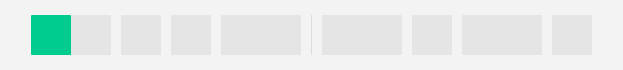
       <widget class="QWidget" name="uTopBar" native="true">
        <property name="sizePolicy">
         <sizepolicy hsizetype="Fixed" vsizetype="Fixed">
          <horstretch>0</horstretch>
          <verstretch>0</verstretch>
         </sizepolicy>
        </property>
        <property name="minimumSize">
         <size>
          <width>0</width>
          <height>70</height>
         </size>
        </property>
        <property name="maximumSize">
         <size>
          <width>16777215</width>
          <height>70</height>
         </size>
        </property>
        <property name="styleSheet">
         <string notr="true">QWidget {
        background: rgba(242, 242, 242, 242);
        border-radius: 3px;
}

QWidget:hover {
        background: rgb(242, 242, 242);
}

QPushButton {
        background: rgba(0, 0, 0, 15);
        padding: 5px;
        margin: 0;
        font: 12pt &quot;Source Sans Pro&quot;;
        border: none;
        border-radius: 1px;
}

QPushButton:hover {
        background: rgb(220, 220, 220);
}

QPushButton:pressed {
        background: rgb(200, 200, 200);
}

QPushButton:checked {
        background: rgb(0, 204, 143);
}

QToolTip
{
    background: rgb(242, 242, 242);
    color: rgb(0, 45, 50);
    border: none;
    font-family: 'Source Sans Pro';
    font-size: 14px;
}</string>
        </property>
        <layout class="QHBoxLayout" name="horizontalLayout">
         <property name="spacing">
          <number>0</number>
         </property>
         <item>
          <spacer name="horizontalSpacer_6">
           <property name="orientation">
            <enum>Qt::Horizontal</enum>
           </property>
           <property name="sizeHint" stdset="0">
            <size>
             <width>20</width>
             <height>20</height>
            </size>
           </property>
          </spacer>
         </item>
         <item>
          <widget class="IconToolButton" name="uEditButton">
           <property name="minimumSize">
            <size>
             <width>40</width>
             <height>40</height>
            </size>
           </property>
           <property name="maximumSize">
            <size>
             <width>40</width>
             <height>40</height>
            </size>
           </property>
           <property name="toolTip">
            <string>Edit tool [Esc]</string>
           </property>
           <property name="styleSheet">
            <string notr="true">/*IconToolButton:!checked {
        background: rgb(0, 39, 43);
}*/</string>
           </property>
           <property name="text">
            <string/>
           </property>
           <property name="icon">
            <iconset resource="resources.qrc">
             <normaloff>:/images/icons/edit_icon.png</normaloff>:/images/icons/edit_icon.png</iconset>
           </property>
           <property name="iconSize">
            <size>
             <width>22</width>
             <height>22</height>
            </size>
           </property>
           <property name="checkable">
            <bool>true</bool>
           </property>
           <property name="checked">
            <bool>true</bool>
           </property>
           <attribute name="buttonGroup">
            <string notr="true">uEditToolButtonGroup</string>
           </attribute>
          </widget>
         </item>
         <item>
          <widget class="IconToolButton" name="uWiringButton">
           <property name="minimumSize">
            <size>
             <width>40</width>
             <height>40</height>
            </size>
           </property>
           <property name="maximumSize">
            <size>
             <width>40</width>
             <height>40</height>
            </size>
           </property>
           <property name="toolTip">
            <string>Wiring tool</string>
           </property>
           <property name="styleSheet">
            <string notr="true">/*IconToolButton:!checked {
        background: rgb(0, 39, 43);
}*/</string>
           </property>
           <property name="text">
            <string/>
           </property>
           <property name="icon">
            <iconset resource="resources.qrc">
             <normaloff>:/images/icons/wire_icon.png</normaloff>:/images/icons/wire_icon.png</iconset>
           </property>
           <property name="iconSize">
            <size>
             <width>22</width>
             <height>22</height>
            </size>
           </property>
           <property name="checkable">
            <bool>true</bool>
           </property>
           <attribute name="buttonGroup">
            <string notr="true">uEditToolButtonGroup</string>
           </attribute>
          </widget>
         </item>
         <item>
          <spacer name="horizontalSpacer_2">
           <property name="orientation">
            <enum>Qt::Horizontal</enum>
           </property>
           <property name="sizeType">
            <enum>QSizePolicy::Fixed</enum>
           </property>
           <property name="sizeHint" stdset="0">
            <size>
             <width>10</width>
             <height>20</height>
            </size>
           </property>
          </spacer>
         </item>
         <item>
          <widget class="IconToolButton" name="uDeleteButton">
           <property name="minimumSize">
            <size>
             <width>40</width>
             <height>40</height>
            </size>
           </property>
           <property name="maximumSize">
            <size>
             <width>40</width>
             <height>40</height>
            </size>
           </property>
           <property name="toolTip">
            <string>Delete [DEL]</string>
           </property>
           <property name="text">
            <string/>
           </property>
           <property name="icon">
            <iconset resource="resources.qrc">
             <normaloff>:/images/icons/edit_icon.png</normaloff>:/images/icons/edit_icon.png</iconset>
           </property>
           <property name="iconSize">
            <size>
             <width>22</width>
             <height>22</height>
            </size>
           </property>
          </widget>
         </item>
         <item>
          <spacer name="horizontalSpacer_4">
           <property name="orientation">
            <enum>Qt::Horizontal</enum>
           </property>
           <property name="sizeType">
            <enum>QSizePolicy::Fixed</enum>
           </property>
           <property name="sizeHint" stdset="0">
            <size>
             <width>10</width>
             <height>20</height>
            </size>
           </property>
          </spacer>
         </item>
         <item>
          <widget class="IconToolButton" name="uCopyButton">
           <property name="enabled">
            <bool>true</bool>
           </property>
           <property name="minimumSize">
            <size>
             <width>40</width>
             <height>40</height>
            </size>
           </property>
           <property name="maximumSize">
            <size>
             <width>40</width>
             <height>40</height>
            </size>
           </property>
           <property name="toolTip">
            <string>Duplicate [Ctrl+C]</string>
           </property>
           <property name="text">
            <string/>
           </property>
           <property name="icon">
            <iconset resource="resources.qrc">
             <normaloff>:/images/icons/copy_icon.png</normaloff>:/images/icons/copy_icon.png</iconset>
           </property>
           <property name="iconSize">
            <size>
             <width>22</width>
             <height>22</height>
            </size>
           </property>
          </widget>
         </item>
         <item>
          <spacer name="horizontalSpacer_3">
           <property name="orientation">
            <enum>Qt::Horizontal</enum>
           </property>
           <property name="sizeType">
            <enum>QSizePolicy::Fixed</enum>
           </property>
           <property name="sizeHint" stdset="0">
            <size>
             <width>10</width>
             <height>20</height>
            </size>
           </property>
          </spacer>
         </item>
         <item>
          <widget class="IconToolButton" name="uUndoButton">
           <property name="enabled">
            <bool>false</bool>
           </property>
           <property name="minimumSize">
            <size>
             <width>40</width>
             <height>40</height>
            </size>
           </property>
           <property name="maximumSize">
            <size>
             <width>40</width>
             <height>40</height>
            </size>
           </property>
           <property name="toolTip">
            <string>Undo [Ctrl+Z]</string>
           </property>
           <property name="styleSheet">
            <string notr="true">/*IconToolButton {
        background: rgb(0, 39, 43);
}

IconToolButton:pressed {
        background: rgb(0, 18, 20);
}*/</string>
           </property>
           <property name="text">
            <string/>
           </property>
           <property name="icon">
            <iconset resource="resources.qrc">
             <normaloff>:/images/icons/edit_icon.png</normaloff>:/images/icons/edit_icon.png</iconset>
           </property>
           <property name="iconSize">
            <size>
             <width>22</width>
             <height>22</height>
            </size>
           </property>
          </widget>
         </item>
         <item>
          <widget class="IconToolButton" name="uRedoButton">
           <property name="enabled">
            <bool>false</bool>
           </property>
           <property name="minimumSize">
            <size>
             <width>40</width>
             <height>40</height>
            </size>
           </property>
           <property name="maximumSize">
            <size>
             <width>40</width>
             <height>40</height>
            </size>
           </property>
           <property name="toolTip">
            <string>Redo [Ctrl+Y]</string>
           </property>
           <property name="styleSheet">
            <string notr="true">/*IconToolButton {
        background: rgb(0, 39, 43);
}

IconToolButton:pressed {
        background: rgb(0, 18, 20);
}*/</string>
           </property>
           <property name="text">
            <string/>
           </property>
           <property name="icon">
            <iconset resource="resources.qrc">
             <normaloff>:/images/icons/edit_icon.png</normaloff>:/images/icons/edit_icon.png</iconset>
           </property>
           <property name="iconSize">
            <size>
             <width>22</width>
             <height>22</height>
            </size>
           </property>
          </widget>
         </item>
         <item>
          <spacer name="horizontalSpacer_5">
           <property name="orientation">
            <enum>Qt::Horizontal</enum>
           </property>
           <property name="sizeType">
            <enum>QSizePolicy::Fixed</enum>
           </property>
           <property name="sizeHint" stdset="0">
            <size>
             <width>10</width>
             <height>20</height>
            </size>
           </property>
          </spacer>
         </item>
         <item>
          <widget class="QWidget" name="uSeparatorLine" native="true">
           <property name="minimumSize">
            <size>
             <width>1</width>
             <height>40</height>
            </size>
           </property>
           <property name="maximumSize">
            <size>
             <width>1</width>
             <height>40</height>
            </size>
           </property>
           <property name="styleSheet">
            <string notr="true">QWidget {
        background: rgb(220, 220, 220);
        margin: 0;
}</string>
           </property>
          </widget>
         </item>
         <item>
          <spacer name="horizontalSpacer_10">
           <property name="orientation">
            <enum>Qt::Horizontal</enum>
           </property>
           <property name="sizeType">
            <enum>QSizePolicy::Fixed</enum>
           </property>
           <property name="sizeHint" stdset="0">
            <size>
             <width>10</width>
             <height>20</height>
            </size>
           </property>
          </spacer>
         </item>
         <item>
          <widget class="IconToolButton" name="uStartButton">
           <property name="minimumSize">
            <size>
             <width>40</width>
             <height>40</height>
            </size>
           </property>
           <property name="maximumSize">
            <size>
             <width>40</width>
             <height>40</height>
            </size>
           </property>
           <property name="toolTip">
            <string>Start [Alt+Return]</string>
           </property>
           <property name="text">
            <string/>
           </property>
           <property name="icon">
            <iconset resource="resources.qrc">
             <normaloff>:/images/icons/edit_icon.png</normaloff>:/images/icons/edit_icon.png</iconset>
           </property>
           <property name="iconSize">
            <size>
             <width>22</width>
             <height>22</height>
            </size>
           </property>
          </widget>
         </item>
         <item>
          <widget class="IconToolButton" name="uResetButton">
           <property name="enabled">
            <bool>false</bool>
           </property>
           <property name="minimumSize">
            <size>
             <width>40</width>
             <height>40</height>
            </size>
           </property>
           <property name="maximumSize">
            <size>
             <width>40</width>
             <height>40</height>
            </size>
           </property>
           <property name="toolTip">
            <string>Reset</string>
           </property>
           <property name="text">
            <string/>
           </property>
           <property name="icon">
            <iconset resource="resources.qrc">
             <normaloff>:/images/icons/edit_icon.png</normaloff>:/images/icons/edit_icon.png</iconset>
           </property>
           <property name="iconSize">
            <size>
             <width>22</width>
             <height>22</height>
            </size>
           </property>
          </widget>
         </item>
         <item>
          <spacer name="horizontalSpacer_7">
           <property name="orientation">
            <enum>Qt::Horizontal</enum>
           </property>
           <property name="sizeType">
            <enum>QSizePolicy::Fixed</enum>
           </property>
           <property name="sizeHint" stdset="0">
            <size>
             <width>10</width>
             <height>20</height>
            </size>
           </property>
          </spacer>
         </item>
         <item>
          <widget class="IconToolButton" name="uStepButton">
           <property name="enabled">
            <bool>false</bool>
           </property>
           <property name="minimumSize">
            <size>
             <width>40</width>
             <height>40</height>
            </size>
           </property>
           <property name="maximumSize">
            <size>
             <width>40</width>
             <height>40</height>
            </size>
           </property>
           <property name="toolTip">
            <string>Step [Alt+Right]</string>
           </property>
           <property name="text">
            <string/>
           </property>
           <property name="icon">
            <iconset resource="resources.qrc">
             <normaloff>:/images/icons/edit_icon.png</normaloff>:/images/icons/edit_icon.png</iconset>
           </property>
           <property name="iconSize">
            <size>
             <width>22</width>
             <height>22</height>
            </size>
           </property>
          </widget>
         </item>
         <item>
          <spacer name="horizontalSpacer_8">
           <property name="orientation">
            <enum>Qt::Horizontal</enum>
           </property>
           <property name="sizeType">
            <enum>QSizePolicy::Fixed</enum>
           </property>
           <property name="sizeHint" stdset="0">
            <size>
             <width>10</width>
             <height>20</height>
            </size>
           </property>
          </spacer>
         </item>
         <item>
          <widget class="IconToolButton" name="uRunButton">
           <property name="enabled">
            <bool>false</bool>
           </property>
           <property name="minimumSize">
            <size>
             <width>40</width>
             <height>40</height>
            </size>
           </property>
           <property name="maximumSize">
            <size>
             <width>40</width>
             <height>40</height>
            </size>
           </property>
           <property name="toolTip">
            <string>Run</string>
           </property>
           <property name="text">
            <string/>
           </property>
           <property name="icon">
            <iconset resource="resources.qrc">
             <normaloff>:/images/icons/play_icon.png</normaloff>:/images/icons/play_icon.png</iconset>
           </property>
           <property name="iconSize">
            <size>
             <width>22</width>
             <height>22</height>
            </size>
           </property>
           <property name="checkable">
            <bool>true</bool>
           </property>
           <property name="checked">
            <bool>false</bool>
           </property>
           <attribute name="buttonGroup">
            <string notr="true">uSimulationButtonGroup</string>
           </attribute>
          </widget>
         </item>
         <item>
          <widget class="IconToolButton" name="uPauseButton">
           <property name="enabled">
            <bool>false</bool>
           </property>
           <property name="minimumSize">
            <size>
             <width>40</width>
             <height>40</height>
            </size>
           </property>
           <property name="maximumSize">
            <size>
             <width>40</width>
             <height>40</height>
            </size>
           </property>
           <property name="toolTip">
            <string>Pause</string>
           </property>
           <property name="text">
            <string/>
           </property>
           <property name="icon">
            <iconset resource="resources.qrc">
             <normaloff>:/images/icons/edit_icon.png</normaloff>:/images/icons/edit_icon.png</iconset>
           </property>
           <property name="iconSize">
            <size>
             <width>22</width>
             <height>22</height>
            </size>
           </property>
           <property name="checkable">
            <bool>true</bool>
           </property>
           <attribute name="buttonGroup">
            <string notr="true">uSimulationButtonGroup</string>
           </attribute>
          </widget>
         </item>
         <item>
          <spacer name="horizontalSpacer_9">
           <property name="orientation">
            <enum>Qt::Horizontal</enum>
           </property>
           <property name="sizeType">
            <enum>QSizePolicy::Fixed</enum>
           </property>
           <property name="sizeHint" stdset="0">
            <size>
             <width>10</width>
             <height>20</height>
            </size>
           </property>
          </spacer>
         </item>
         <item>
          <widget class="IconToolButton" name="uStopButton">
           <property name="enabled">
            <bool>false</bool>
           </property>
           <property name="minimumSize">
            <size>
             <width>40</width>
             <height>40</height>
            </size>
           </property>
           <property name="maximumSize">
            <size>
             <width>40</width>
             <height>40</height>
            </size>
           </property>
           <property name="toolTip">
            <string>Stop</string>
           </property>
           <property name="text">
            <string/>
           </property>
           <property name="icon">
            <iconset resource="resources.qrc">
             <normaloff>:/images/icons/stop_icon.png</normaloff>:/images/icons/stop_icon.png</iconset>
           </property>
           <property name="iconSize">
            <size>
             <width>22</width>
             <height>22</height>
            </size>
           </property>
           <property name="checkable">
            <bool>false</bool>
           </property>
          </widget>
         </item>
         <item>
          <spacer name="uTopBarSpacer">
           <property name="orientation">
            <enum>Qt::Horizontal</enum>
           </property>
           <property name="sizeHint" stdset="0">
            <size>
             <width>20</width>
             <height>20</height>
            </size>
           </property>
          </spacer>
         </item>
        </layout>
       </widget>
